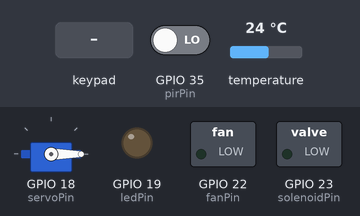
Simulated run of this sketch. Board: ESP32. Shown: servo, switched loads named in the sketch (green lamp = pin HIGH), output pins drawn as LEDs (lit = HIGH). Inputs (shaded band) come from the test bench; at power-on: GPIO 35 (pirPin) LOW, temperature 24 °C. WiFi joins after 1.5 s; servers stay silent unless stated; what the sketch prints to the serial monitor is not drawn.

Above: at 3.0 s.
3.1 s: GPIO 35 (pirPin) driven HIGH
At 5.3 s:
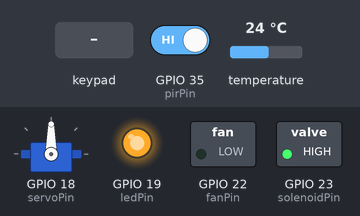
5.6 s: temperature set to 39.5 °C
7.7 s: temperature set to 40.6 °C
At 9.4 s:
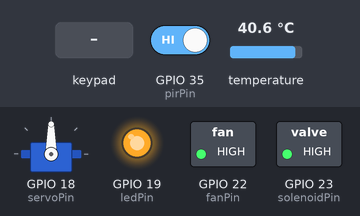
10.0 s: keypad keys 2 0 0 4 # pressed 0.4 s apart
At 13.8 s:
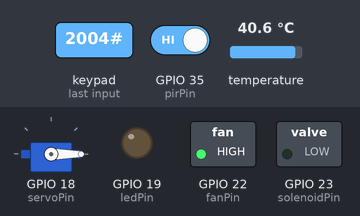
14.8 s: keypad keys 2 0 0 4 # pressed 0.4 s apart
At 18.9 s:
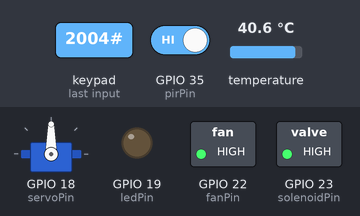
19.2 s: temperature set to 12 °C
At 20.9 s:
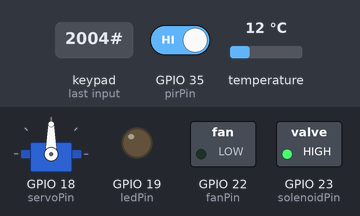
Timing chart, 0 to 22.4 s (numbered marks = the images above; inputs shaded):
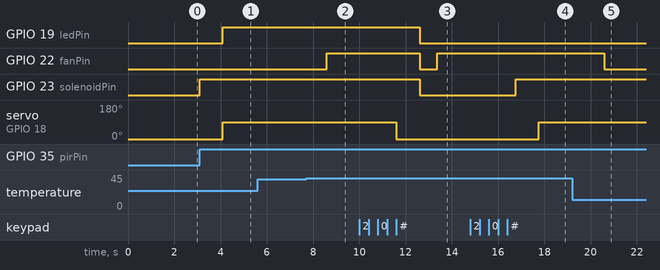

Measured:
- the behaviour switches between 40 and 40.1 °C on temperature (found by bisection; images 1 and 2)
- after the input at 3.1 s, GPIO 19 (ledPin): LOW → HIGH after 1.0 s; GPIO 23 (solenoidPin): LOW → HIGH at once; servo on GPIO 18 (servoPin): 0° → 90° after 1.0 s
- after the input at 5.6 s, every drawn part: stays the same
- after the input at 7.7 s, GPIO 22 (fanPin): LOW → HIGH after 0.88 s
- after the input at 10.0 s, GPIO 19 (ledPin), GPIO 23 (solenoidPin): HIGH → LOW after 2.6 s; GPIO 22 (fanPin): HIGH → LOW after 2.6 s, → HIGH 0.77 s later; servo on GPIO 18 (servoPin): 90° → 0° after 1.6 s
- after the input at 14.8 s, GPIO 23 (solenoidPin): LOW → HIGH after 2.0 s; servo on GPIO 18 (servoPin): 0° → 90° after 3.0 s
- after the input at 19.2 s, GPIO 22 (fanPin): HIGH → LOW after 1.4 s

The sketch:

sdl.ino
```cpp
#include <WiFi.h>
#include <BlynkSimpleEsp32.h>
#include <Keypad.h>
#include <ESP32Servo.h>
#include <OneWire.h>
#include <DallasTemperature.h>

char auth[] = "1sG6_9F1qGrMxU9sFNzW6wSGcPgGAMF5";
char ssid[] = "KH";
char pass[] = "19112004";

const byte ROWS = 4;
const byte COLS = 3;
char keys[ROWS][COLS] = {
 {'1', '2', '3'},
 {'4', '5', '6'},
 {'7', '8', '9'},
 {'*', '0', '#'}
};
byte rowPins[ROWS] = {32, 33, 25, 26};
byte colPins[COLS] = {27, 14, 12};

Keypad keypad = Keypad(makeKeymap(keys), rowPins, colPins, ROWS, COLS);

const int pirPin = 35;
const int solenoidPin = 23;
const int servoPin = 18;
const int ledPin = 19;
const int fanPin = 22;

int motionDetected = 0;
bool lockStatus = true;
String enteredPassword = "";
const String correctPassword = "2004";

// ---------- Blynk Virtual Pins ----------
#define BLYNK_LOCK V2
#define BLYNK_LED  V1
#define BLYNK_TEMP V3
#define BLYNK_FAN  V0

#define ONE_WIRE_BUS 4

Servo doorServo;
OneWire oneWire(ONE_WIRE_BUS);
DallasTemperature sensors(&oneWire);
BlynkTimer timer;

float currentTemp = 0;
bool fanStatus = false;
const float TEMP_THRESHOLD = 40.0;

// ------------ WiFi and Blynk ------------
void connectWiFi() {
  Serial.print("Connecting to WiFi...");
  WiFi.begin(ssid, pass);
  while (WiFi.status() != WL_CONNECTED) {
    delay(500);
    Serial.print("...");
  }
  if (WiFi.status() == WL_CONNECTED) {
    Serial.println("\n WiFi Connected!");
    Serial.print("IP Address: ");
    Serial.println(WiFi.localIP());
  } else {
    Serial.println("\n WiFi Connection Failed!");
  }
}

void connectBlynk() {
  if (WiFi.status() == WL_CONNECTED) {
    Serial.println("Trying to connect to Blynk...");
    Blynk.config(auth, "blynk.cloud", 80);

    if (Blynk.connect(5000)) {
      Serial.println(" Blynk Connected!");
    } else {
      Serial.println(" Blynk Connection Failed!");
    }
  }
}

// ------------ Blynk button control ------------
BLYNK_WRITE(BLYNK_LOCK) {
  if (param.asInt() == 1) {
    unlockDoor();
  } else if (param.asInt() == 0) {
    lockDoor();
  }
}

BLYNK_WRITE(BLYNK_LED) {
  if (param.asInt() == 1) {
    ledOn();
  } else if (param.asInt() == 0) {
    ledOff();
  }
}

BLYNK_WRITE(BLYNK_FAN) {
  if (param.asInt() == 1) {
    fanOn();
  } else {
    fanOff();
  }
}

// ------------ Door Functions ------------
void lockDoor() {
  if (!lockStatus) {
    doorServo.write(0);
    delay(1000);

    digitalWrite(solenoidPin, LOW);
    Serial.println(" Door Locked.");
    lockStatus = true;
    Blynk.virtualWrite(BLYNK_LOCK, 0);

    fanOff();
    ledOff();
  }
}

void unlockDoor() {
  if (lockStatus) {
    digitalWrite(solenoidPin, HIGH);
    Serial.println(" Door Unlocked.");
    lockStatus = false;
    Blynk.virtualWrite(BLYNK_LOCK, 1);

    delay(1000);
    doorServo.write(90);
  }
}

// ------------ LED Functions ------------
void ledOn() {
  digitalWrite(ledPin, HIGH);
  Serial.println(" LED ON.");
  Blynk.virtualWrite(BLYNK_LED, 1);
}

void ledOff() {
  digitalWrite(ledPin, LOW);
  Serial.println(" LED OFF.");
  Blynk.virtualWrite(BLYNK_LED, 0);
}

// ------------ Fan Functions ------------
void fanOn() {
  digitalWrite(fanPin, HIGH);
  fanStatus = true;
  Serial.println(" Fan ON.");
  Blynk.virtualWrite(BLYNK_FAN, 1);
}

void fanOff() {
  digitalWrite(fanPin, LOW);
  fanStatus = false;
  Serial.println(" Fan OFF.");
  Blynk.virtualWrite(BLYNK_FAN, 0);
}

// ------------ Sensors ------------
void checkPIR() {
  int val = digitalRead(pirPin);

  if (val == HIGH) {
    if (motionDetected == LOW) {
      Serial.println("Motion detected!");
      unlockDoor();
      ledOn();
      motionDetected = HIGH;
    }
  } else {
    if (motionDetected == HIGH) {
      Serial.println("Motion ended!");
      lockDoor();
      ledOff();
      fanOff();
      motionDetected = LOW;
    }
  }
}

void checkKeypad() {
  char key = keypad.getKey();
  if (key) {
    if (key == '#') {
      if (enteredPassword == correctPassword) {
        Serial.println(" Correct password!");
        if (lockStatus) {
          unlockDoor();
        } else {
          lockDoor();
        }
      } else {
        Serial.println(" Incorrect password!");
      }
      enteredPassword = "";
    } else if (key == '*') {
      enteredPassword = "";
      Serial.println("🗑 Password cleared.");
    } else {
      enteredPassword += key;
    }
  }
}

void checkTemperature() {
  sensors.requestTemperatures();
  currentTemp = sensors.getTempCByIndex(0);

  if (currentTemp != DEVICE_DISCONNECTED_C) {
    Serial.print("Temperature: ");
    Serial.println(currentTemp);
    Blynk.virtualWrite(BLYNK_TEMP, currentTemp);
    if (motionDetected == HIGH && currentTemp > TEMP_THRESHOLD) {
      fanOn();
    } else {
      fanOff();
    }
  } else {
    Serial.println("Error: Could not read temperature data");
  }
}

// ------------ Setup ------------
void setup() {
  Serial.begin(115200);
  pinMode(pirPin, INPUT);
  pinMode(solenoidPin, OUTPUT);
  pinMode(ledPin, OUTPUT);
  pinMode(fanPin, OUTPUT);

  digitalWrite(solenoidPin, LOW);
  digitalWrite(ledPin, LOW);
  digitalWrite(fanPin, LOW);

  doorServo.attach(servoPin);
  doorServo.write(0);

  sensors.begin();

  connectWiFi();
  connectBlynk();
  Blynk.virtualWrite(BLYNK_LOCK, 0);
  Blynk.virtualWrite(BLYNK_LED, 0);
  Blynk.virtualWrite(BLYNK_FAN, 0);

  timer.setInterval(2000L, checkTemperature);
}

// ------------ Loop ------------
void loop() {
  Blynk.run();
  timer.run();

  if (WiFi.status() != WL_CONNECTED) {
    Serial.println(" WiFi Disconnected! Reconnecting...");
    connectWiFi();
  }
  if (!Blynk.connected()) {
    Serial.println(" Blynk Disconnected! Reconnecting...");
    connectBlynk();
  }

  checkPIR();
  checkKeypad();
}
```
